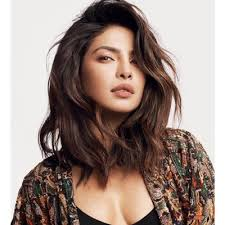
#> input picture Eigenfaces/priyanka.jpg, 225 x 225 px, found by its file name
$ python face-detection.py
#> lines starting #> are read from the running program, lines starting #| are printed output that depends on the picture
import cv2
import numpy
picture = cv2.imread("priyanka.jpg")
#> picture is the input picture: shape (225, 225, 3); mean B, G, R 133.6, 140.3, 157.4

#function to detect face using OpenCV
def detect_face(img):
    #convert the test image to gray scale as opencv face detector expects gray images
    gray = cv2.cvtColor(img, cv2.COLOR_BGR2GRAY)
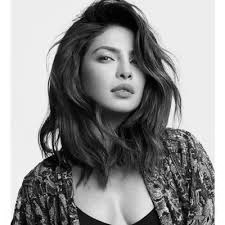
#> gray: shape (225, 225); min 0, max 255, mean 144.7

    #load OpenCV face detector, I am using LBP which is fast
    #there is also a more accurate but slow: Haar classifier , opencv-files/lbpcascade_frontalface.xml
#> (the run stopped early here; a loop or call above may not have finished)

$ run again, with Eigenfaces/1.jpg copied over Eigenfaces/priyanka.jpg
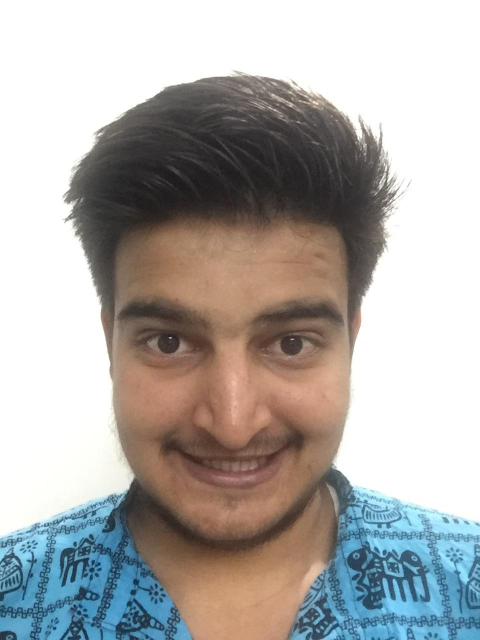
#> input picture Eigenfaces/1.jpg, 960 x 1280 px, found by its file name (shown at 1/2 size)
#> picture is the input picture: shape (1280, 960, 3); mean B, G, R 171, 173.5, 176.1
#> in detect_face, `gray = cv2.cvtColor(img, cv2.COLOR_BGR2GRAY)`:
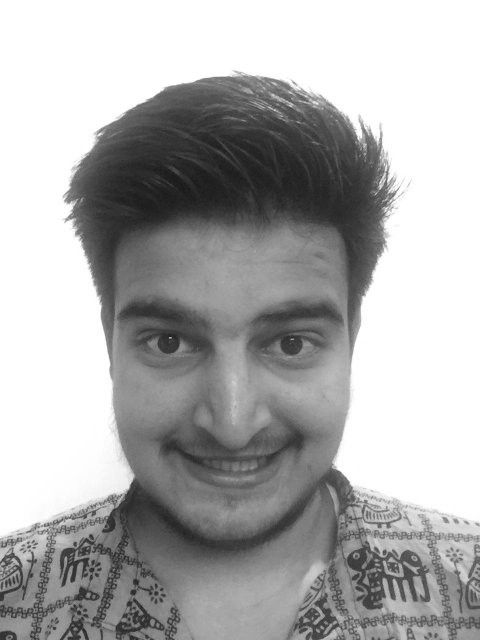
#> gray: shape (1280, 960) (shown at 1/2 size); min 19, max 255, mean 174

$ run again, with Eigenfaces/10.jpg copied over Eigenfaces/priyanka.jpg
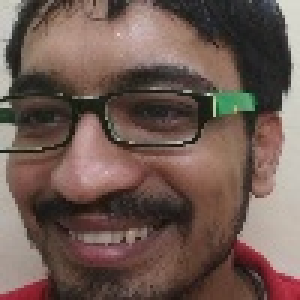
#> input picture Eigenfaces/10.jpg, 100 x 100 px, found by its file name (shown 3 times larger)
#> picture is the input picture: shape (100, 100, 3); mean B, G, R 81.8, 89.9, 110.8
#> in detect_face, `gray = cv2.cvtColor(img, cv2.COLOR_BGR2GRAY)`:
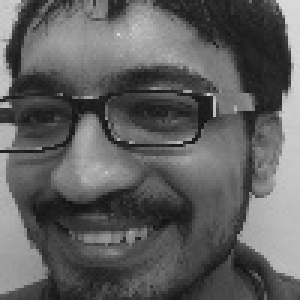
#> gray: shape (100, 100) (shown 3 times larger); min 18, max 219, mean 95.2

$ run again, with Eigenfaces/pushpa.jpg copied over Eigenfaces/priyanka.jpg
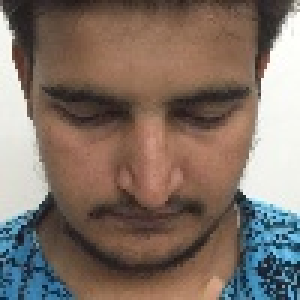
#> input picture Eigenfaces/pushpa.jpg, 100 x 100 px, found by its file name (shown 3 times larger)
#> picture is the input picture: shape (100, 100, 3); mean B, G, R 102.4, 112.3, 127.9
#> in detect_face, `gray = cv2.cvtColor(img, cv2.COLOR_BGR2GRAY)`:
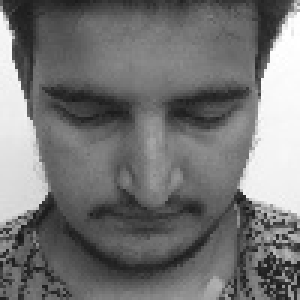
#> gray: shape (100, 100) (shown 3 times larger); min 24, max 255, mean 115.8
